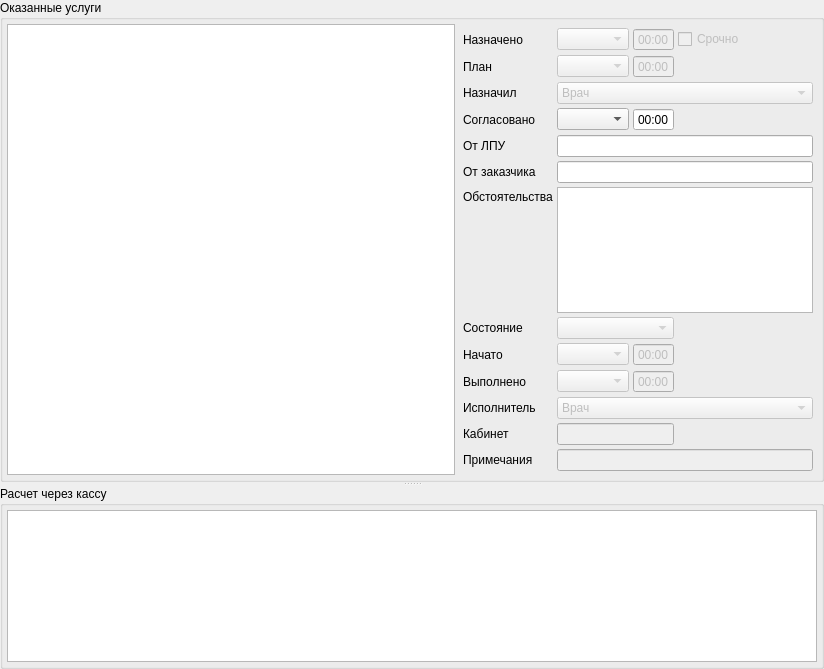
         <widget class="QWidget" name="scrollAreaWidgetContents_2">
          <property name="geometry">
           <rect>
            <x>0</x>
            <y>0</y>
            <width>824</width>
            <height>669</height>
           </rect>
          </property>
          <layout class="QVBoxLayout" name="verticalLayout">
           <property name="margin">
            <number>0</number>
           </property>
           <item>
            <widget class="QSplitter" name="splitter">
             <property name="orientation">
              <enum>Qt::Vertical</enum>
             </property>
             <widget class="QGroupBox" name="grpActions">
              <property name="title">
               <string>Оказанные услуги</string>
              </property>
              <layout class="QHBoxLayout" name="horizontalLayout_4">
               <property name="spacing">
                <number>4</number>
               </property>
               <property name="margin">
                <number>4</number>
               </property>
               <item>
                <widget class="CInDocTableView" name="tblAccActions">
                 <property name="sizePolicy">
                  <sizepolicy hsizetype="Expanding" vsizetype="Expanding">
                   <horstretch>0</horstretch>
                   <verstretch>20</verstretch>
                  </sizepolicy>
                 </property>
                </widget>
               </item>
               <item>
                <widget class="QWidget" name="grpActionsDetail" native="true">
                 <layout class="QGridLayout" name="gridLayout_2">
                  <property name="margin">
                   <number>4</number>
                  </property>
                  <property name="spacing">
                   <number>4</number>
                  </property>
                  <item row="0" column="0">
                   <widget class="QLabel" name="lblAPDirectionDate">
                    <property name="text">
                     <string>Назначено</string>
                    </property>
                    <property name="buddy">
                     <cstring>edtAPDirectionDate</cstring>
                    </property>
                   </widget>
                  </item>
                  <item row="0" column="1">
                   <widget class="QFrame" name="frmAPDirectionDateTime">
                    <property name="sizePolicy">
                     <sizepolicy hsizetype="Maximum" vsizetype="Preferred">
                      <horstretch>0</horstretch>
                      <verstretch>0</verstretch>
                     </sizepolicy>
                    </property>
                    <property name="frameShape">
                     <enum>QFrame::NoFrame</enum>
                    </property>
                    <property name="frameShadow">
                     <enum>QFrame::Plain</enum>
                    </property>
                    <layout class="QHBoxLayout" name="horizontalLayout">
                     <property name="spacing">
                      <number>4</number>
                     </property>
                     <property name="margin">
                      <number>0</number>
                     </property>
                     <item>
                      <widget class="CDateEdit" name="edtAPDirectionDate">
                       <property name="enabled">
                        <bool>false</bool>
                       </property>
                       <property name="whatsThis">
                        <string>дата начала осмотра</string>
                       </property>
                       <property name="calendarPopup" stdset="0">
                        <bool>true</bool>
                       </property>
                      </widget>
                     </item>
                     <item>
                      <widget class="QTimeEdit" name="edtAPDirectionTime">
                       <property name="enabled">
                        <bool>false</bool>
                       </property>
                       <property name="buttonSymbols">
                        <enum>QAbstractSpinBox::NoButtons</enum>
                       </property>
                       <property name="displayFormat">
                        <string>HH:mm</string>
                       </property>
                      </widget>
                     </item>
                    </layout>
                   </widget>
                  </item>
                  <item row="0" column="2">
                   <widget class="QCheckBox" name="chkAPIsUrgent">
                    <property name="enabled">
                     <bool>false</bool>
                    </property>
                    <property name="text">
                     <string>Срочно</string>
                    </property>
                   </widget>
                  </item>
                  <item row="1" column="0">
                   <widget class="QLabel" name="lblAPPlannedEndDate">
                    <property name="text">
                     <string>План</string>
                    </property>
                    <property name="buddy">
                     <cstring>edtAPPlannedEndDate</cstring>
                    </property>
                   </widget>
                  </item>
                  <item row="1" column="1">
                   <widget class="QFrame" name="frmAPPlannedEndDateTime">
                    <property name="sizePolicy">
                     <sizepolicy hsizetype="Maximum" vsizetype="Preferred">
                      <horstretch>0</horstretch>
                      <verstretch>0</verstretch>
                     </sizepolicy>
                    </property>
                    <property name="frameShape">
                     <enum>QFrame::NoFrame</enum>
                    </property>
                    <property name="frameShadow">
                     <enum>QFrame::Plain</enum>
                    </property>
                    <layout class="QHBoxLayout" name="horizontalLayout_5">
                     <property name="spacing">
                      <number>4</number>
                     </property>
                     <property name="margin">
                      <number>0</number>
                     </property>
                     <item>
                      <widget class="CDateEdit" name="edtAPPlannedEndDate">
                       <property name="enabled">
                        <bool>false</bool>
                       </property>
                       <property name="calendarPopup" stdset="0">
                        <bool>true</bool>
                       </property>
                      </widget>
                     </item>
                     <item>
                      <widget class="QTimeEdit" name="edtAPPlannedEndTime">
                       <property name="enabled">
                        <bool>false</bool>
                       </property>
                       <property name="buttonSymbols">
                        <enum>QAbstractSpinBox::NoButtons</enum>
                       </property>
                       <property name="displayFormat">
                        <string>HH:mm</string>
                       </property>
                      </widget>
                     </item>
                    </layout>
                   </widget>
                  </item>
                  <item row="2" column="0">
                   <widget class="QLabel" name="lblAPSetPerson">
                    <property name="text">
                     <string>Назначил</string>
                    </property>
                    <property name="buddy">
                     <cstring>cmbAPSetPerson</cstring>
                    </property>
                   </widget>
                  </item>
                  <item row="2" column="1" colspan="2">
                   <widget class="CPersonComboBoxEx" name="cmbAPSetPerson">
                    <property name="enabled">
                     <bool>false</bool>
                    </property>
                    <item>
                     <property name="text">
                      <string>Врач</string>
                     </property>
                    </item>
                   </widget>
                  </item>
                  <item row="3" column="0">
                   <widget class="QLabel" name="lblAPCoordDate">
                    <property name="text">
                     <string>Согласовано</string>
                    </property>
                    <property name="buddy">
                     <cstring>edtAPCoordDate</cstring>
                    </property>
                   </widget>
                  </item>
                  <item row="3" column="1">
                   <widget class="QFrame" name="frmAPCoordDate">
                    <property name="sizePolicy">
                     <sizepolicy hsizetype="Maximum" vsizetype="Preferred">
                      <horstretch>0</horstretch>
                      <verstretch>0</verstretch>
                     </sizepolicy>
                    </property>
                    <property name="frameShape">
                     <enum>QFrame::NoFrame</enum>
                    </property>
                    <property name="frameShadow">
                     <enum>QFrame::Plain</enum>
                    </property>
                    <layout class="QHBoxLayout" name="horizontalLayout_6">
                     <property name="spacing">
                      <number>4</number>
                     </property>
                     <property name="margin">
                      <number>0</number>
                     </property>
                     <item>
                      <widget class="CDateEdit" name="edtAPCoordDate">
                       <property name="enabled">
                        <bool>true</bool>
                       </property>
                       <property name="whatsThis">
                        <string>дата начала осмотра</string>
                       </property>
                       <property name="calendarPopup" stdset="0">
                        <bool>true</bool>
                       </property>
                      </widget>
                     </item>
                     <item>
                      <widget class="QTimeEdit" name="edtAPCoordTime">
                       <property name="enabled">
                        <bool>true</bool>
                       </property>
                       <property name="buttonSymbols">
                        <enum>QAbstractSpinBox::NoButtons</enum>
                       </property>
                       <property name="displayFormat">
                        <string>HH:mm</string>
                       </property>
                      </widget>
                     </item>
                    </layout>
                   </widget>
                  </item>
                  <item row="8" column="0">
                   <widget class="QLabel" name="lblAPStatus">
                    <property name="text">
                     <string>Состояние</string>
                    </property>
                    <property name="buddy">
                     <cstring>cmbAPStatus</cstring>
                    </property>
                   </widget>
                  </item>
                  <item row="8" column="1">
                   <widget class="QComboBox" name="cmbAPStatus">
                    <property name="enabled">
                     <bool>false</bool>
                    </property>
                   </widget>
                  </item>
                  <item row="9" column="0">
                   <widget class="QLabel" name="lblAPBegDate">
                    <property name="text">
                     <string>Начато</string>
                    </property>
                    <property name="buddy">
                     <cstring>edtAPBegDate</cstring>
                    </property>
                   </widget>
                  </item>
                  <item row="9" column="1">
                   <widget class="QFrame" name="frmAPBegDateTime">
                    <property name="sizePolicy">
                     <sizepolicy hsizetype="Maximum" vsizetype="Preferred">
                      <horstretch>0</horstretch>
                      <verstretch>0</verstretch>
                     </sizepolicy>
                    </property>
                    <property name="frameShape">
                     <enum>QFrame::NoFrame</enum>
                    </property>
                    <property name="frameShadow">
                     <enum>QFrame::Plain</enum>
                    </property>
                    <layout class="QHBoxLayout" name="horizontalLayout_2">
                     <property name="spacing">
                      <number>4</number>
                     </property>
                     <property name="margin">
                      <number>0</number>
                     </property>
                     <item>
                      <widget class="CDateEdit" name="edtAPBegDate">
                       <property name="enabled">
                        <bool>false</bool>
                       </property>
                       <property name="whatsThis">
                        <string>дата окончания осмотра</string>
                       </property>
                       <property name="calendarPopup" stdset="0">
                        <bool>true</bool>
                       </property>
                      </widget>
                     </item>
                     <item>
                      <widget class="QTimeEdit" name="edtAPBegTime">
                       <property name="enabled">
                        <bool>false</bool>
                       </property>
                       <property name="buttonSymbols">
                        <enum>QAbstractSpinBox::NoButtons</enum>
                       </property>
                       <property name="displayFormat">
                        <string>HH:mm</string>
                       </property>
                      </widget>
                     </item>
                    </layout>
                   </widget>
                  </item>
                  <item row="10" column="0">
                   <widget class="QLabel" name="lblAPEndDate">
                    <property name="text">
                     <string>Выполнено</string>
                    </property>
                    <property name="buddy">
                     <cstring>edtAPEndDate</cstring>
                    </property>
                   </widget>
                  </item>
                  <item row="10" column="1">
                   <widget class="QFrame" name="frmAPEndDateTime">
                    <property name="sizePolicy">
                     <sizepolicy hsizetype="Maximum" vsizetype="Preferred">
                      <horstretch>0</horstretch>
                      <verstretch>0</verstretch>
                     </sizepolicy>
                    </property>
                    <property name="frameShape">
                     <enum>QFrame::NoFrame</enum>
                    </property>
                    <property name="frameShadow">
                     <enum>QFrame::Plain</enum>
                    </property>
                    <layout class="QHBoxLayout" name="horizontalLayout_3">
                     <property name="spacing">
                      <number>4</number>
                     </property>
                     <property name="margin">
                      <number>0</number>
                     </property>
                     <item>
                      <widget class="CDateEdit" name="edtAPEndDate">
                       <property name="enabled">
                        <bool>false</bool>
                       </property>
                       <property name="calendarPopup" stdset="0">
                        <bool>true</bool>
                       </property>
                      </widget>
                     </item>
                     <item>
                      <widget class="QTimeEdit" name="edtAPEndTime">
                       <property name="enabled">
                        <bool>false</bool>
                       </property>
                       <property name="buttonSymbols">
                        <enum>QAbstractSpinBox::NoButtons</enum>
                       </property>
                       <property name="displayFormat">
                        <string>HH:mm</string>
                       </property>
                      </widget>
                     </item>
                    </layout>
                   </widget>
                  </item>
                  <item row="11" column="0">
                   <widget class="QLabel" name="lblAPPerson">
                    <property name="text">
                     <string>Исполнитель</string>
                    </property>
                    <property name="buddy">
                     <cstring>cmbAPPerson</cstring>
                    </property>
                   </widget>
                  </item>
                  <item row="11" column="1" colspan="2">
                   <widget class="CPersonComboBoxEx" name="cmbAPPerson">
                    <property name="enabled">
                     <bool>false</bool>
                    </property>
                    <item>
                     <property name="text">
                      <string>Врач</string>
                     </property>
                    </item>
                   </widget>
                  </item>
                  <item row="12" column="0">
                   <widget class="QLabel" name="lblAPOffice">
                    <property name="text">
                     <string>Кабинет</string>
                    </property>
                    <property name="buddy">
                     <cstring>edtAPOffice</cstring>
                    </property>
                   </widget>
                  </item>
                  <item row="12" column="1">
                   <widget class="QLineEdit" name="edtAPOffice">
                    <property name="enabled">
                     <bool>false</bool>
                    </property>
                    <property name="sizePolicy">
                     <sizepolicy hsizetype="Ignored" vsizetype="Fixed">
                      <horstretch>0</horstretch>
                      <verstretch>0</verstretch>
                     </sizepolicy>
                    </property>
                    <property name="maxLength">
                     <number>16</number>
                    </property>
                   </widget>
                  </item>
                  <item row="13" column="0">
                   <widget class="QLabel" name="lblAPNote">
                    <property name="text">
                     <string>Примечания</string>
                    </property>
                    <property name="buddy">
                     <cstring>edtAPNote</cstring>
                    </property>
                   </widget>
                  </item>
                  <item row="13" column="1" colspan="2">
                   <widget class="QLineEdit" name="edtAPNote">
                    <property name="enabled">
                     <bool>false</bool>
                    </property>
                   </widget>
                  </item>
                  <item row="14" column="1">
                   <spacer name="verticalSpacer_4">
                    <property name="orientation">
                     <enum>Qt::Vertical</enum>
                    </property>
                    <property name="sizeHint" stdset="0">
                     <size>
                      <width>20</width>
                      <height>40</height>
                     </size>
                    </property>
                   </spacer>
                  </item>
                  <item row="5" column="1" colspan="2">
                   <widget class="QLineEdit" name="edtAPCoordInspector"/>
                  </item>
                  <item row="6" column="1" rowspan="2" colspan="2">
                   <widget class="QTextEdit" name="edtAPCoordText"/>
                  </item>
                  <item row="4" column="1" colspan="2">
                   <widget class="QLineEdit" name="edtAPCoordAgent"/>
                  </item>
                  <item row="4" column="0">
                   <widget class="QLabel" name="lblAPCoordAgent">
                    <property name="text">
                     <string>От ЛПУ</string>
                    </property>
                    <property name="buddy">
                     <cstring>edtAPCoordAgent</cstring>
                    </property>
                   </widget>
                  </item>
                  <item row="5" column="0">
                   <widget class="QLabel" name="lblAPCoordInspector">
                    <property name="text">
                     <string>От заказчика</string>
                    </property>
                    <property name="buddy">
                     <cstring>edtAPCoordInspector</cstring>
                    </property>
                   </widget>
                  </item>
                  <item row="6" column="0">
                   <widget class="QLabel" name="lblAPCoordText">
                    <property name="sizePolicy">
                     <sizepolicy hsizetype="Preferred" vsizetype="Fixed">
                      <horstretch>0</horstretch>
                      <verstretch>0</verstretch>
                     </sizepolicy>
                    </property>
                    <property name="minimumSize">
                     <size>
                      <width>0</width>
                      <height>20</height>
                     </size>
                    </property>
                    <property name="text">
                     <string>Обстоятельства</string>
                    </property>
                    <property name="buddy">
                     <cstring>edtAPCoordText</cstring>
                    </property>
                   </widget>
                  </item>
                  <item row="7" column="0">
                   <spacer name="verticalSpacer_3">
                    <property name="orientation">
                     <enum>Qt::Vertical</enum>
                    </property>
                    <property name="sizeHint" stdset="0">
                     <size>
                      <width>20</width>
                      <height>40</height>
                     </size>
                    </property>
                   </spacer>
                  </item>
                 </layout>
                </widget>
               </item>
              </layout>
             </widget>
             <widget class="QGroupBox" name="grpCash">
              <property name="title">
               <string>Расчет через кассу</string>
              </property>
              <layout class="QVBoxLayout" name="verticalLayout_3">
               <property name="spacing">
                <number>4</number>
               </property>
               <property name="margin">
                <number>4</number>
               </property>
               <item>
                <widget class="CInDocTableView" name="tblPayments">
                 <property name="sizePolicy">
                  <sizepolicy hsizetype="Expanding" vsizetype="Expanding">
                   <horstretch>0</horstretch>
                   <verstretch>20</verstretch>
                  </sizepolicy>
                 </property>
                </widget>
               </item>
              </layout>
             </widget>
            </widget>
           </item>
          </layout>
         </widget>
